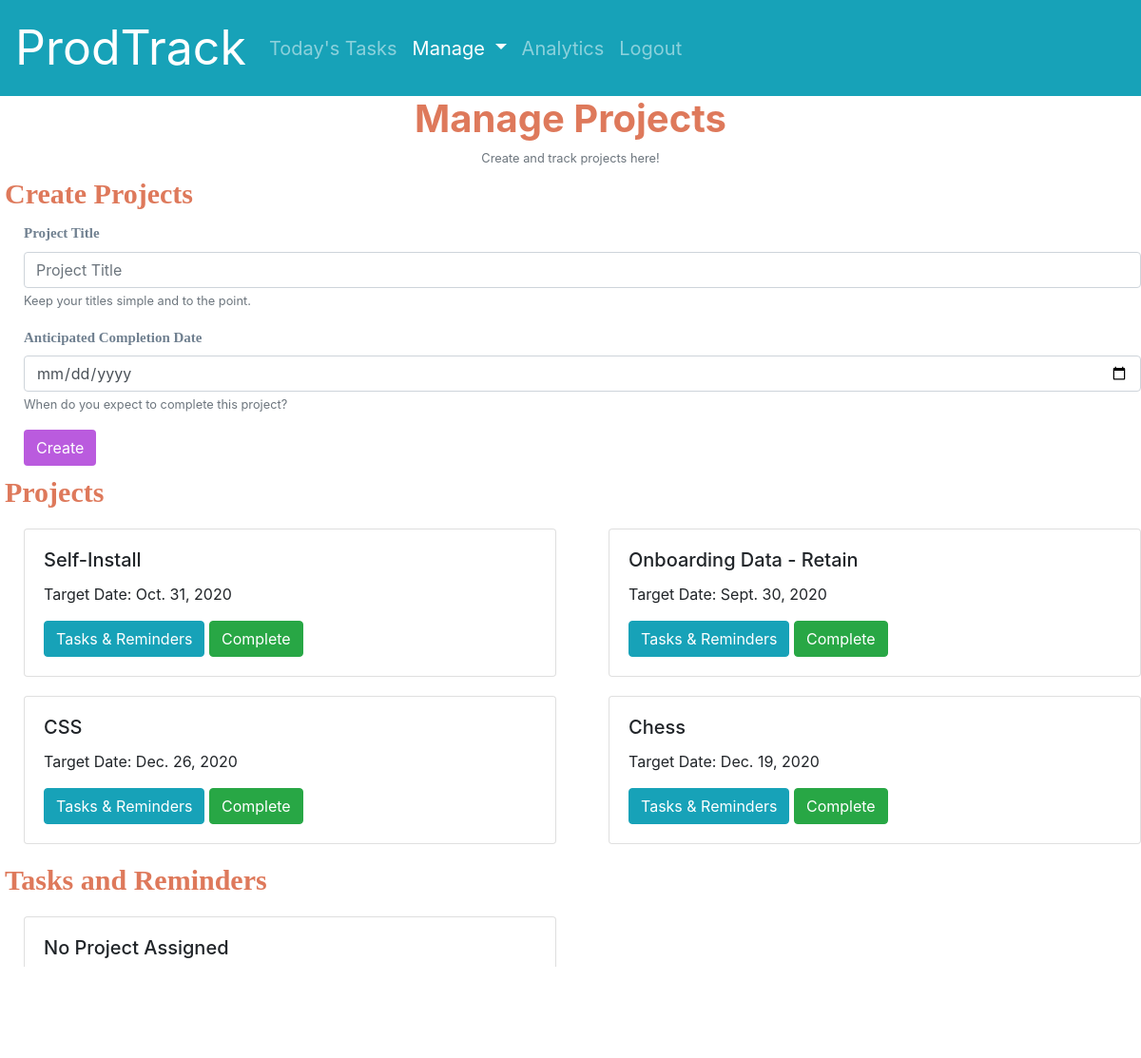
The app's page /backlog (signed in) with its own data.
### tasks/models.py (models this page shows)
class Project(models.Model):
    owner = models.ForeignKey("User", on_delete=models.CASCADE, related_name="project_owner")
    project_title = models.TextField()
    anticipated_completion_date = models.DateField(null=True)
    completion_date = models.DateField(null=True)

### tasks/views.py (the view)
# urls.py: path("backlog", views.backlog_view, name="backlog"),
@login_required
def backlog_view(request):
    max_project_id = Project.objects.all().order_by("-id")[0].id
    impossible_project_id = max_project_id+1
    return render(request, "tasks/backlog.html",{
        "user": request.user,
        "tasks": Task.objects.filter(owner=request.user,selected=False,completion_date__isnull=True),
        "projects": Project.objects.filter(owner=request.user,completion_date__isnull=True),
        "impossible_project_id": impossible_project_id
    })

### tasks/templates/tasks/backlog.html (shortened to what this page needs)
{% extends "tasks/layout.html" %}
{% load static %}
{% block body %}
    <h1 class="h1-title">Manage Projects</h1>
    <small class="form-text text-muted sub-title">Create and track projects here!</small>
    <h2 class="h2-title">Create Projects</h2>
    <form action="{% url 'create' %}" method="post">
            <div class="form-group form-group-margin">
                <label class="form-label">Project Title</label>
                <input type="text" class="form-control" placeholder="Project Title" name="title">
                <small id="emailHelp" class="form-text text-muted">Keep your titles simple and to the point.</small>
            </div>
            <div class="form-group form-group-margin">
                <label class="form-label">Anticipated Completion Date</label>
                <input type="date" placeholder = "Example: 2020-05-14" class="form-control input" max="3000-12-31" min="1000-01-01" name="anticipated_completion_date">
                <small class="form-text text-muted">When do you expect to complete this project?</small>
            </div>
            <button type="create" class="btn form-button" style="background-color: #BA5BDE; color: white;">Create</button>
    </form>
    <h2 class="h2-title">Projects</h2>
        <div class="row">
            {% for project in projects %}
            <div class="col-sm-6">
                <div class="card card-margin">
                    <div class="card-body">
                        <h5 class="card-title">{{ project.project_title }}</h5>
                        <p class="card-text">Target Date: {{ project.anticipated_completion_date }}</p>
                        <a href="{% url 'project' project.id %}" class="btn btn-info">Tasks & Reminders</a>
                        <button class="complete btn btn-success" data-projectid="{{ project.id }}" data-type="project">Complete</button>
                    </div>
                </div>
            </div>
            {% endfor %}
        </div>
        <a id="target">
        <h2 class="h2-title">Tasks and Reminders</h2>
        </a>
        <div class="row">
            <div class="col-sm-6">
                <div class="card card-margin">
                    <div class="card-body">
                        <h5 class="card-title">No Project Assigned</h5>
                        <a href="{% url 'project' impossible_project_id %}" class="btn btn-info">Tasks & Reminders</a>
                        <small class="form-text text-muted">Manage tasks without projects here.</small>
                    </div>
                </div>
            </div>
        </div>
{% endblock %}

### tasks/templates/tasks/layout.html (shortened to what this page needs)
{% load static %}
<!DOCTYPE html>
<html lang="en">
    <head>
        <link rel="stylesheet" href="https://stackpath.bootstrapcdn.com/bootstrap/4.4.1/css/bootstrap.min.css">
        <link href="{% static 'tasks/styles.css' %}" rel="stylesheet">
    </head>
    <body>
      <nav class="navbar navbar-expand-lg navbar-dark bg-info">
        <a class="navbar-brand nav-heading" href="{% url 'daily' %}">ProdTrack</a>
        <div class="collapse navbar-collapse" id="navbarSupportedContent">
          <ul class="navbar-nav mr-auto">
            {% if user.is_authenticated %}
            <li class="nav-item nav-subheading active">
              <a class="nav-link" href="{% url 'daily' %}"> Today's Tasks <span class="sr-only">(current)</span></a>
            </li>
            <li class="nav-item nav-subheading dropdown">
              <a class="nav-link dropdown-toggle" href="#" id="navbarDropdown" role="button" data-toggle="dropdown" aria-haspopup="true" aria-expanded="false">
                Manage
              </a>
            </li>
            <li class="nav-item nav-subheading">
              <a class="nav-link" href="{% url 'complete' %}">Analytics</a>
            </li>
            <li class="nav-item nav-subheading" style="align-content: right;">
              <a class="nav-link" href="{% url 'logout' %}">Logout</a>
            </li>
            {% endif %}
          </ul>
        </div>
      </nav>
        <div class="body">
            {% block body %}
            {% endblock %}
        </div>
    </body>
</html>

### tasks/static/tasks/styles.css (style rules this page uses)
.form-label { color: #708090; font-weight: bold; font-size: 15px; font-family: Verdana; }
.form-group-margin { margin-left: 25px; }
.h2-title { color: #DE795B; font-weight: bold; font-size: 30px; font-family: Verdana; margin-left: 5px; margin-top: 10px; margin-bottom: 10px; }
.form-button { margin-left: 25px; }
.card-margin { margin-left: 25px; margin-top: 10px; margin-bottom: 10px; }
.h1-title { color: #DE795B; font-weight: bold; font-size: 40px; display: flex; flex-direction: column; justify-content: center; text-align: center; }
.sub-title { display: flex; flex-direction: column; justify-content: center; text-align: center; }
.nav-heading { font-size: 50px; }
.nav-subheading { font-size: 20px; }

### records on screen
Project: project_title "Self-Install", anticipated_completion_date "Oct. 31, 2020"
Project: project_title "Onboarding Data - Retain", anticipated_completion_date "Sept. 30, 2020"
Project: project_title "CSS", anticipated_completion_date "Dec. 26, 2020"
Project: project_title "Chess", anticipated_completion_date "Dec. 19, 2020"
